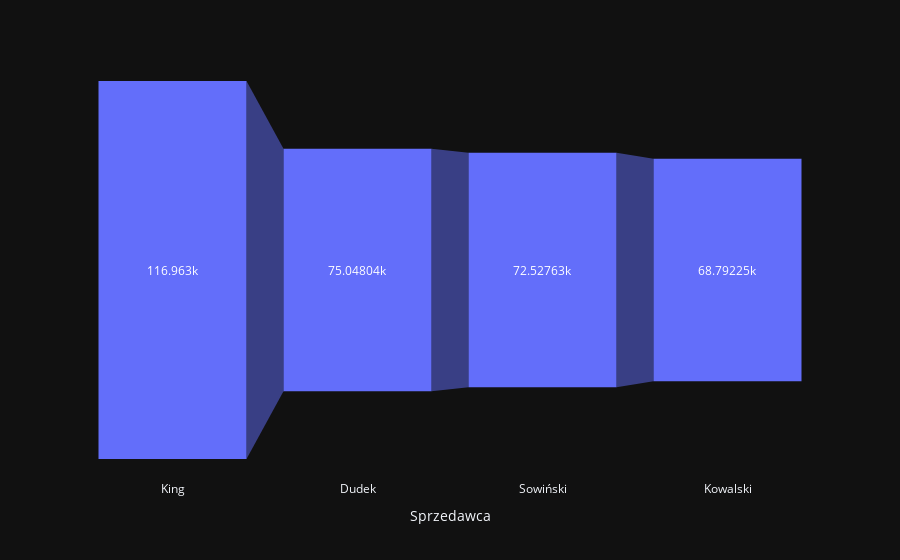

Notebook code for this chart:
### Code cell
fig = px.funnel(sprzedawcy, x=sprzedawcy.index, y='Utarg')
fig.show()

### Figure 1 — Plotly figure (JSON) as saved in the notebook; plotly's stock layout.template omitted (floating-point values rounded to 4 significant figures)
{"data": [{"hovertemplate": "Sprzedawca=%{x}<br>Utarg=%{y}<extra></extra>", "legendgroup": "", "marker": {"color": "#636efa"}, "name": "", "orientation": "v", "showlegend": false, "x": ["King", "Dudek", "Sowiński", "Kowalski"], "xaxis": "x", "y": [117000.0, 75050.0, 72530.0, 68790.0], "yaxis": "y", "type": "funnel"}], "layout": {"xaxis": {"anchor": "y", "domain": [0.0, 1.0], "title": {"text": "Sprzedawca"}}, "yaxis": {"anchor": "x", "domain": [0.0, 1.0], "title": {"text": "Utarg"}}, "legend": {"tracegroupgap": 0}, "margin": {"t": 60}}}
